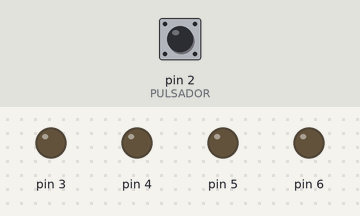
Simulated run of this sketch. Board: Arduino Uno, built with avr-gcc and run on an emulated ATmega328P. On the bench: output pins drawn as LEDs (lit = HIGH). The inputs (shaded band) are chosen by the test bench; at power-on: pin 2 (PULSADOR) LOW.

Above: at 1.2 s.
1.3 s: pin 2 (PULSADOR) pulled LOW for 0.15 s
At 2.9 s:
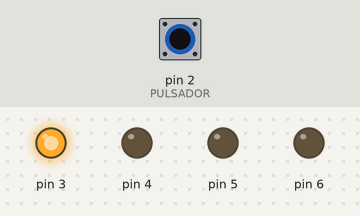
Timing chart, 0 to 4.4 s (numbered marks = the images above; inputs shaded):
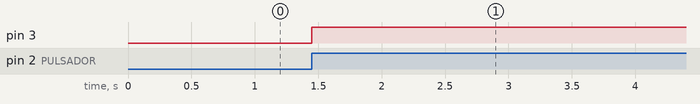

The sketch:

Sensor_con_Display_arduino_con_7448.ino
```cpp
//https://programarfacil.com/blog/arduino-blog/display-7-segmentos-dado/

#define PULSADOR 2

/* Array multidimensional para mostrar los números */
byte Pines[10][5] = {
  { 0, 0, 0, 0, 0 },   /* 0    _ 0, 0, 0, 0 */
  { 0, 1, 0, 0, 0 },   /* 1    _ 0, 0, 0, 1 */
  { 0, 0, 1, 0, 0 },   /* 2    _ 0, 0, 1, 0 */
  { 0, 1, 1, 0, 0 },   /* 3    _ 0, 0, 1, 1 */
  { 0, 0, 0, 1, 0 },   /* 4    _ 0, 1, 0, 0 */
  { 0, 1, 0, 1, 0 },   /* 5    _ 0, 1, 0, 1 */
  { 0, 0, 1, 1, 0 },   /* 6    _ 0, 1, 1, 0 */
  { 0, 1, 1, 1, 0 },   /* 7    _ 0, 1, 1, 1 */
  { 0, 0, 0, 0, 1 },   /* 8    _ 1, 0, 0, 0 */
  { 0, 1, 0, 0, 1 }    /* 9    _ 1, 0, 0, 1 */
};


byte Number = 0;

void setup() {
  /* Iniciamos el monitor serie */
  //Serial.begin(9600);

  /* Ponemos los pines de los segmentos en modo OUTPUT (salida) */
  for(int i = 3; i < 7; i++){
    pinMode(i, OUTPUT);
  }

  /* Ponemos el pin del pulsador en modo INPUT (entradda)*/
  pinMode(PULSADOR, INPUT_PULLUP);
}

void loop() {

  if(digitalRead(PULSADOR) == 0){ delay(150);
    if(digitalRead(PULSADOR) == 1){
      Number += 1;
      if(Number == 10) Number=0;
      /* Ponemos los pines en estado correcto para mostrar el número randomNumber */
      for (int e = 0; e < 5; e++){
        digitalWrite(e+2, Pines[Number][e]);
        }
       }
      }
}
```

Measured:
- after the input at 1.3 s, pin 3: LOW → HIGH after 0.15 s
